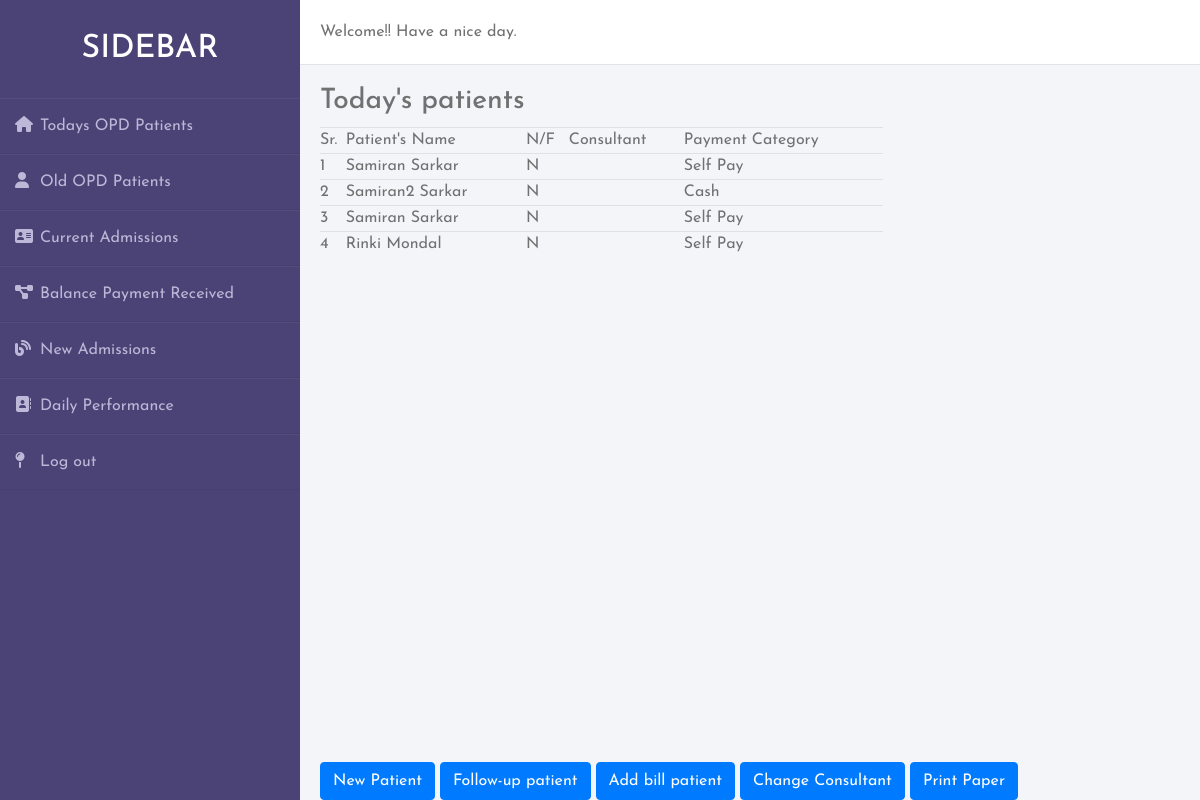
/today-opd-patients/, run on an earlier commit of the app's database.
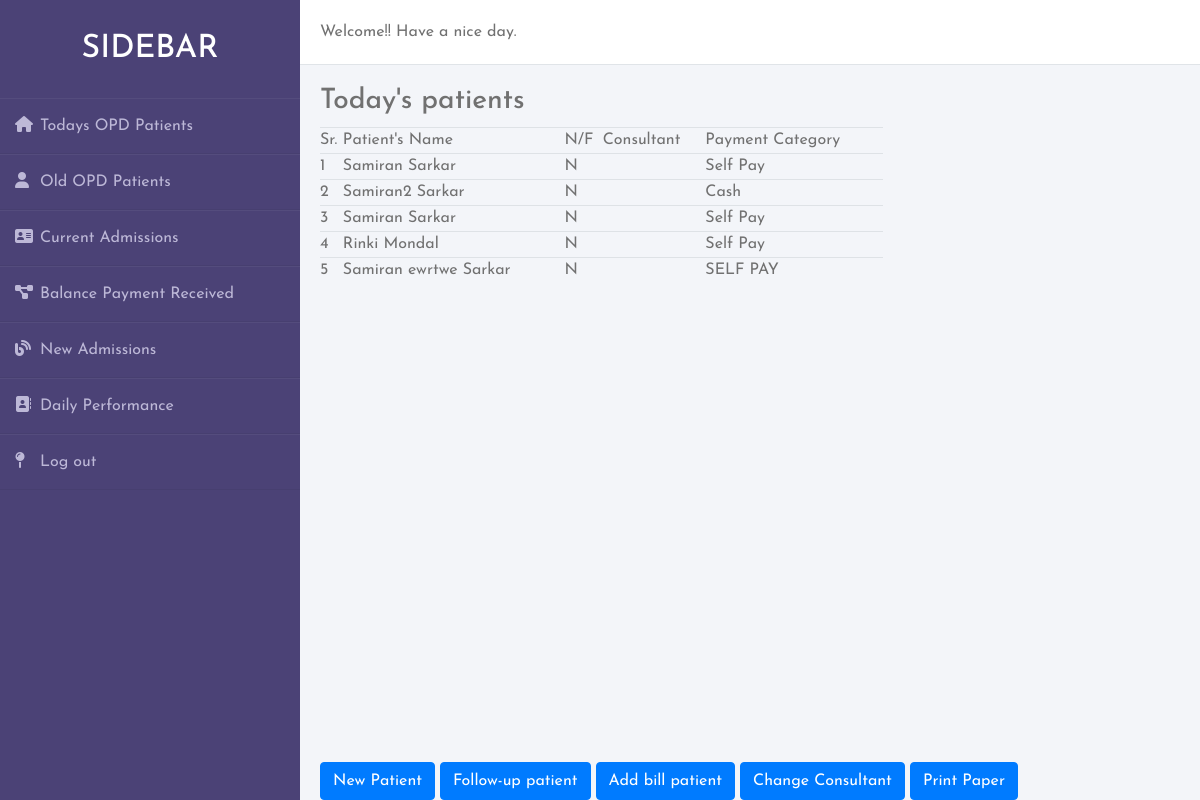
And on a later commit of the database.
### users/models.py (models this page shows, shortened)
class Patients(models.Model):
    UhidNo = models.CharField(default=creatUhid, max_length=100)
    title = models.CharField(max_length=10)
    surname = models.CharField(max_length=50)
    firstName = models.CharField(max_length=50)
    middleName = models.CharField(max_length=50, default='', blank=True)
    BirthDate = models.DateField(null=True, blank=True)
    patient_status = models.CharField(max_length=15, default='N', blank=True)
    Age = models.IntegerField(default=0)
    gender = models.CharField(max_length=20)
    address = models.TextField(blank=True)
    tell_no = models.CharField(max_length=10)
    ref_by = models.CharField(max_length=100)
    paymentBy = models.CharField(max_length=10)
    id_proof_name = models.CharField(max_length=100)
    id_prof_details = models.CharField(max_length=20)
    Weight = models.DecimalField(max_digits=10, decimal_places=3, default=0.000)
    created_at = models.DateTimeField(auto_now_add=True)
    created_by = models.CharField(max_length=50, blank=True, null=True)

### pages/views.py (the view, shortened to what this page needs)
# urls.py: path('today-opd-patients/', views.todayOpdPatients, name="todayOpdPatients"),
def todayOpdPatients(request):
    context ={}
    today = datetime.date.today()
    today_patient = Patients.objects.all()
    context['patients'] = today_patient
    context['form'] = PatientsUhiForm()
    context['consultants'] = Consultants.objects.all()
    print(Consultants.objects.all())
    return render(request, 'todayOPDPatients.html', context)

### users/models.py (called while the page is built)
def creatUhid():
    dates = date.today()
    year = dates.year
    total_patients = Patients.objects.filter(created_at__year = year).count()
    if total_patients < 9:
        text = '{0}/000{1}'.format(str(year), str(total_patients+1))
    elif (total_patients <99) and (total_patients >=10):
        text = '{0}/00{1}'.format(str(year), str(total_patients+1))
    elif (total_patients <999 ) and (total_patients >=100):
        text = '{0}/0{1}'.format(str(year), str(total_patients+1))
    else:
        text = '{0}/{1}'.format(str(year), str(total_patients+1))
    return text

    def __str__(self):
        return self.name

### templates/todayOPDPatients.html (shortened to what this page needs)
{% extends './base2.html' %}
{% block content %}
<div class='row'>
    <div class='col-8'>
        <h3>Today's patients</h3>
        <table class="table" id='patientTable'>
            <thead>
                <tr>
                    <td scope="col">Sr.</td>
                    <td scope="col">Patient's Name</td>
                    <td scope="col">N/F</td>
                    <td scope="col">Consultant</td>
                    <td scope="col">Payment Category</td>
                </tr>
            </thead>
            <tbody>
                {% for patient in patients %}
                <tr id='p{{patient.id}}'>
                    <td>{{ forloop.counter }} </td>
                    <td> {{ patient.firstName}} {{ patient.middleName }} {{ patient.surname }} </td>
                    <td>{{ patient.patient_status }}</td>
                    <td>{{ patient.Consultants.name }}</td>
                    <td> {{ patient.paymentBy}} </td>
                </tr>
                {% endfor %}
            </tbody>
        </table>
    </div>
    <div class="col-4">
    </div>
</div>
<div class='functionButtons'>
    <button type="button" class="btn btn-primary" data-toggle="modal" data-target="#newPatient">
        New Patient
    </button>
    <button type="button" class="btn btn-primary" data-toggle="modal" data-target="#">
        Follow-up patient
    </button>
    <button type="button" id="billButton" class="btn btn-primary" data-toggle="modal" data-target="#billMOdal">
        Add bill patient
    </button>
    <button type="button" class="btn btn-primary" data-toggle="modal" data-target="#">
        Change Consultant
    </button>
    <button type="button" class="btn btn-primary" data-toggle="modal" data-target="#">
        Print Paper
    </button>
</div>
{% endblock %}

What changed in the data, as far as the page shows it:
added Patients: firstName "Samiran", middleName "ewrtwe", surname "Sarkar", patient_status "N", paymentBy "SELF PAY"
